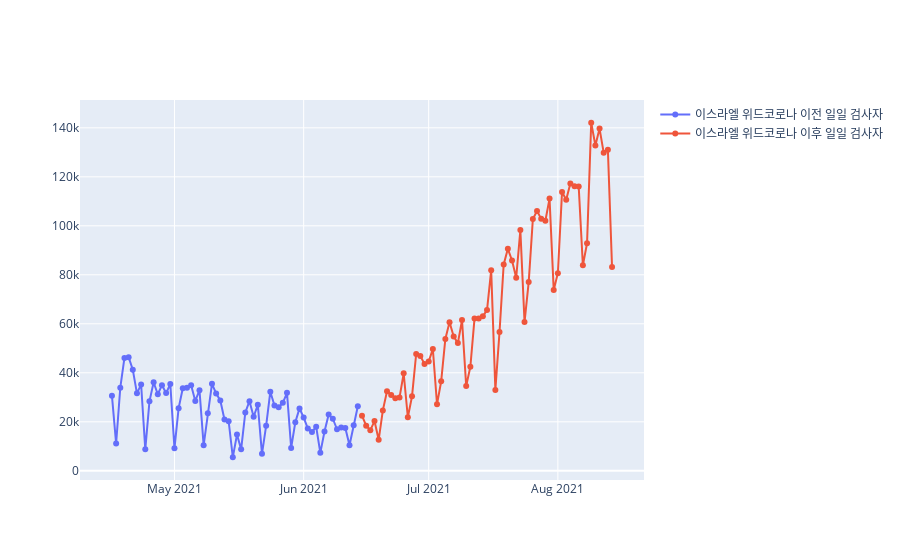

Source (notebook cell):
### Code cell
fig = go.Figure()
fig.add_trace(go.Scatter(x=Israel_bc['date'], y=Israel_bc['new_tests'],
                    mode='lines+markers',
                    name='이스라엘 위드코로나 이전 일일 검사자'))
fig.add_trace(go.Scatter(x=Israel_ac['date'], y=Israel_ac['new_tests'],
                    mode='lines+markers',
                    name='이스라엘 위드코로나 이후 일일 검사자'))
fig.show()
